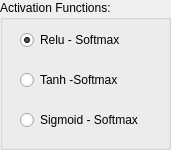
   <widget class="QGroupBox" name="groupBox">
    <property name="geometry">
     <rect>
      <x>1140</x>
      <y>104</y>
      <width>171</width>
      <height>150</height>
     </rect>
    </property>
    <property name="title">
     <string>Activation Functions:</string>
    </property>
    <widget class="QRadioButton" name="radioButton_relu">
     <property name="geometry">
      <rect>
       <x>20</x>
       <y>30</y>
       <width>140</width>
       <height>20</height>
      </rect>
     </property>
     <property name="text">
      <string>Relu - Softmax</string>
     </property>
     <property name="checkable">
      <bool>true</bool>
     </property>
     <property name="checked">
      <bool>true</bool>
     </property>
    </widget>
    <widget class="QRadioButton" name="radioButton_tanh">
     <property name="geometry">
      <rect>
       <x>20</x>
       <y>70</y>
       <width>140</width>
       <height>20</height>
      </rect>
     </property>
     <property name="text">
      <string>Tanh -Softmax</string>
     </property>
    </widget>
    <widget class="QRadioButton" name="radioButton_sigmoid">
     <property name="geometry">
      <rect>
       <x>20</x>
       <y>110</y>
       <width>140</width>
       <height>20</height>
      </rect>
     </property>
     <property name="text">
      <string>Sigmoid - Softmax</string>
     </property>
     <property name="checked">
      <bool>false</bool>
     </property>
    </widget>
   </widget>
